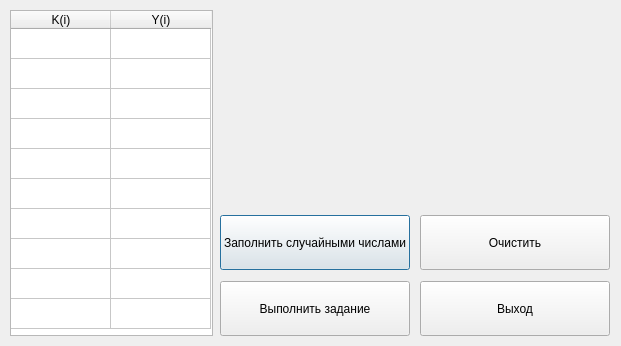
<?xml version="1.0" encoding="UTF-8"?>
<ui version="4.0">
 <class>Dialog</class>
 <widget class="QDialog" name="Dialog">
  <property name="geometry">
   <rect>
    <x>0</x>
    <y>0</y>
    <width>621</width>
    <height>346</height>
   </rect>
  </property>
  <property name="minimumSize">
   <size>
    <width>621</width>
    <height>346</height>
   </size>
  </property>
  <property name="maximumSize">
   <size>
    <width>621</width>
    <height>346</height>
   </size>
  </property>
  <property name="windowTitle">
   <string>Dialog</string>
  </property>
  <widget class="QTableWidget" name="tableWidget">
   <property name="geometry">
    <rect>
     <x>10</x>
     <y>10</y>
     <width>203</width>
     <height>326</height>
    </rect>
   </property>
   <attribute name="horizontalHeaderVisible">
    <bool>true</bool>
   </attribute>
   <attribute name="horizontalHeaderCascadingSectionResizes">
    <bool>false</bool>
   </attribute>
   <attribute name="horizontalHeaderHighlightSections">
    <bool>true</bool>
   </attribute>
   <attribute name="horizontalHeaderShowSortIndicator" stdset="0">
    <bool>false</bool>
   </attribute>
   <attribute name="horizontalHeaderStretchLastSection">
    <bool>false</bool>
   </attribute>
   <attribute name="verticalHeaderVisible">
    <bool>false</bool>
   </attribute>
   <row>
    <property name="text">
     <string/>
    </property>
   </row>
   <row>
    <property name="text">
     <string/>
    </property>
   </row>
   <row>
    <property name="text">
     <string/>
    </property>
   </row>
   <row>
    <property name="text">
     <string/>
    </property>
   </row>
   <row>
    <property name="text">
     <string/>
    </property>
   </row>
   <row>
    <property name="text">
     <string/>
    </property>
   </row>
   <row>
    <property name="text">
     <string/>
    </property>
   </row>
   <row>
    <property name="text">
     <string/>
    </property>
   </row>
   <row>
    <property name="text">
     <string/>
    </property>
   </row>
   <row>
    <property name="text">
     <string/>
    </property>
   </row>
   <column>
    <property name="text">
     <string>K(i)</string>
    </property>
   </column>
   <column>
    <property name="text">
     <string>Y(i)</string>
    </property>
   </column>
  </widget>
  <widget class="QLabel" name="label_img">
   <property name="geometry">
    <rect>
     <x>224</x>
     <y>20</y>
     <width>381</width>
     <height>131</height>
    </rect>
   </property>
   <property name="text">
    <string/>
   </property>
  </widget>
  <widget class="QPushButton" name="btn_random_number">
   <property name="geometry">
    <rect>
     <x>220</x>
     <y>215</y>
     <width>190</width>
     <height>55</height>
    </rect>
   </property>
   <property name="text">
    <string>Заполнить случайными числами</string>
   </property>
  </widget>
  <widget class="QPushButton" name="btn_solve">
   <property name="geometry">
    <rect>
     <x>220</x>
     <y>281</y>
     <width>190</width>
     <height>55</height>
    </rect>
   </property>
   <property name="text">
    <string>Выполнить задание</string>
   </property>
  </widget>
  <widget class="QPushButton" name="btn_clear">
   <property name="geometry">
    <rect>
     <x>420</x>
     <y>215</y>
     <width>190</width>
     <height>55</height>
    </rect>
   </property>
   <property name="text">
    <string>Очистить</string>
   </property>
  </widget>
  <widget class="QPushButton" name="btn_exit">
   <property name="geometry">
    <rect>
     <x>420</x>
     <y>281</y>
     <width>190</width>
     <height>55</height>
    </rect>
   </property>
   <property name="text">
    <string>Выход</string>
   </property>
  </widget>
  <widget class="QLabel" name="label_error">
   <property name="geometry">
    <rect>
     <x>300</x>
     <y>160</y>
     <width>231</width>
     <height>41</height>
    </rect>
   </property>
   <property name="font">
    <font>
     <pointsize>12</pointsize>
    </font>
   </property>
   <property name="styleSheet">
    <string notr="true">color: rgb(170, 0, 0);</string>
   </property>
   <property name="text">
    <string/>
   </property>
  </widget>
 </widget>
 <resources/>
 <connections/>
</ui>
